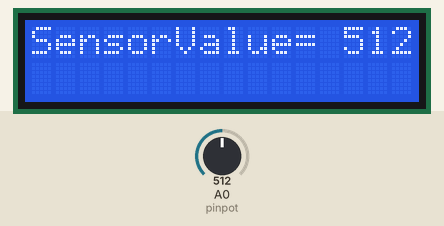
A sketch run on a simulated Arduino Uno, built with avr-gcc and run on an emulated ATmega328P. Shown: 16×2 character LCD. Inputs (shaded band) come from the test bench; at power-on: A0 (pinpot) = 512.

Above: at 1.2 s.
1.3 s: A0 (pinpot) set to 716
At 2.1 s:
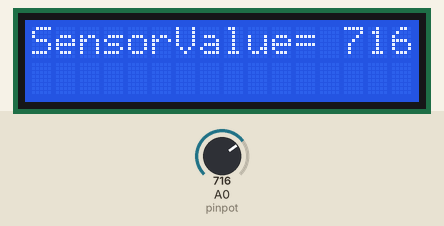
2.8 s: A0 (pinpot) set to 900
At 3.2 s:
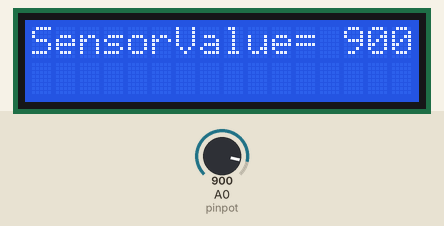
4.3 s: A0 (pinpot) set to 1023
At 5.5 s:
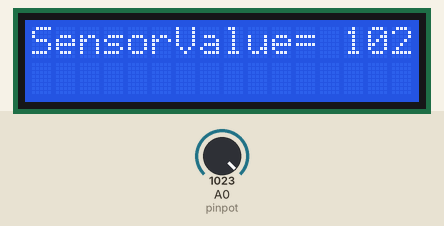
Timing chart, 0 to 7.3 s (numbered marks = the images above; inputs shaded):
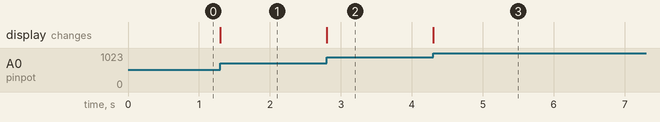

The sketch:

ARDUINO_CLASS_LCD_1602A.ino
```cpp
#include <LiquidCrystal.h>

LiquidCrystal lcd ( 7,8,9,10,11,12);

int pinpot = A0;

void setup() {

lcd.begin(16,2);
lcd.clear();
pinMode(pinpot,INPUT);
}

void loop() {
  lcd.setCursor(0,0);
  lcd.print("SensorValue= ");
  lcd.print(analogRead(pinpot));

}
```

Measured:
- after the input at 1.3 s, the display: changes at once (image 1)
- after the input at 2.8 s, the display: changes at once (image 2)
- after the input at 4.3 s, the display: changes at once (image 3)
